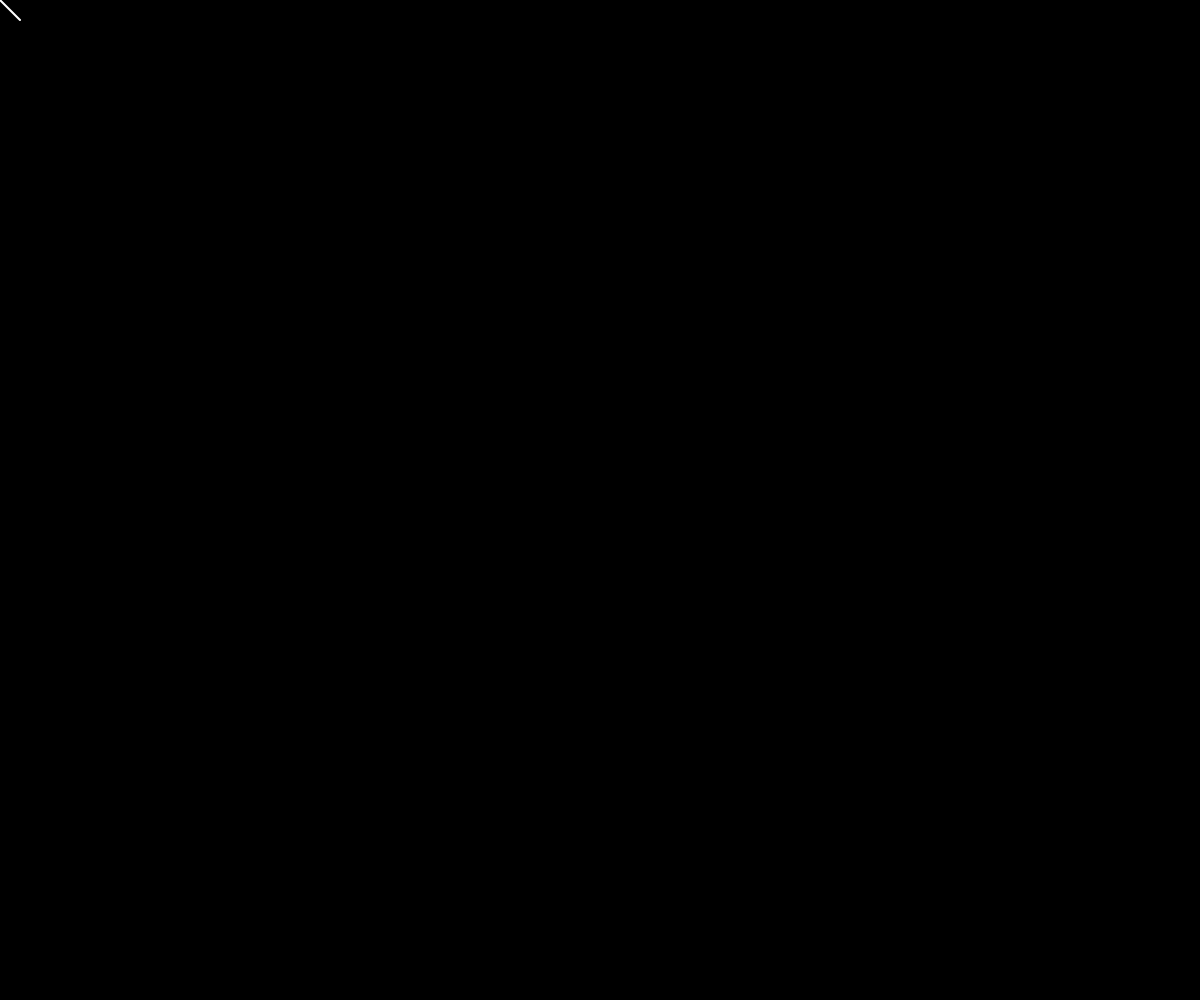
Frame 1 (no input)
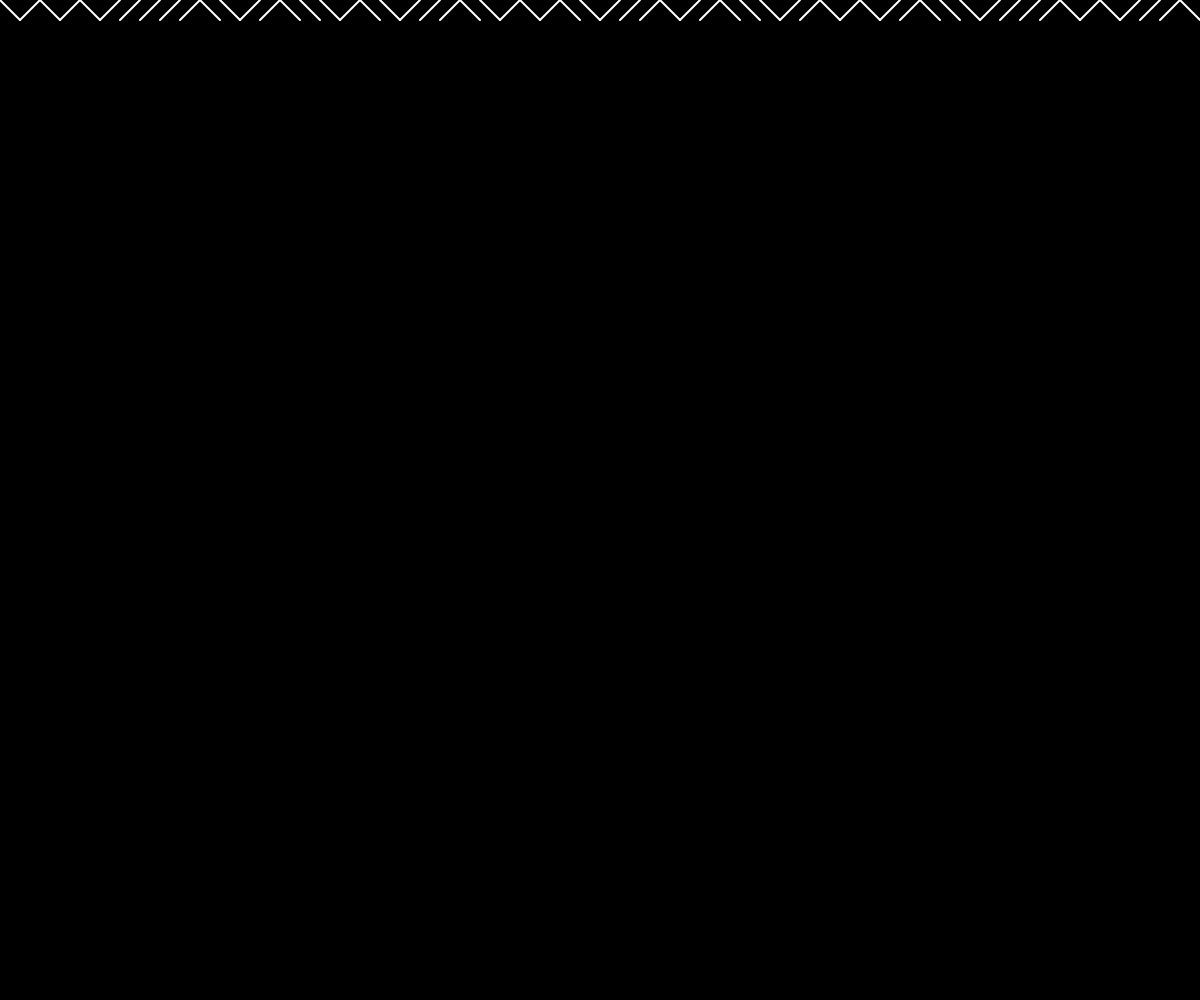
Frame 60 (no input)
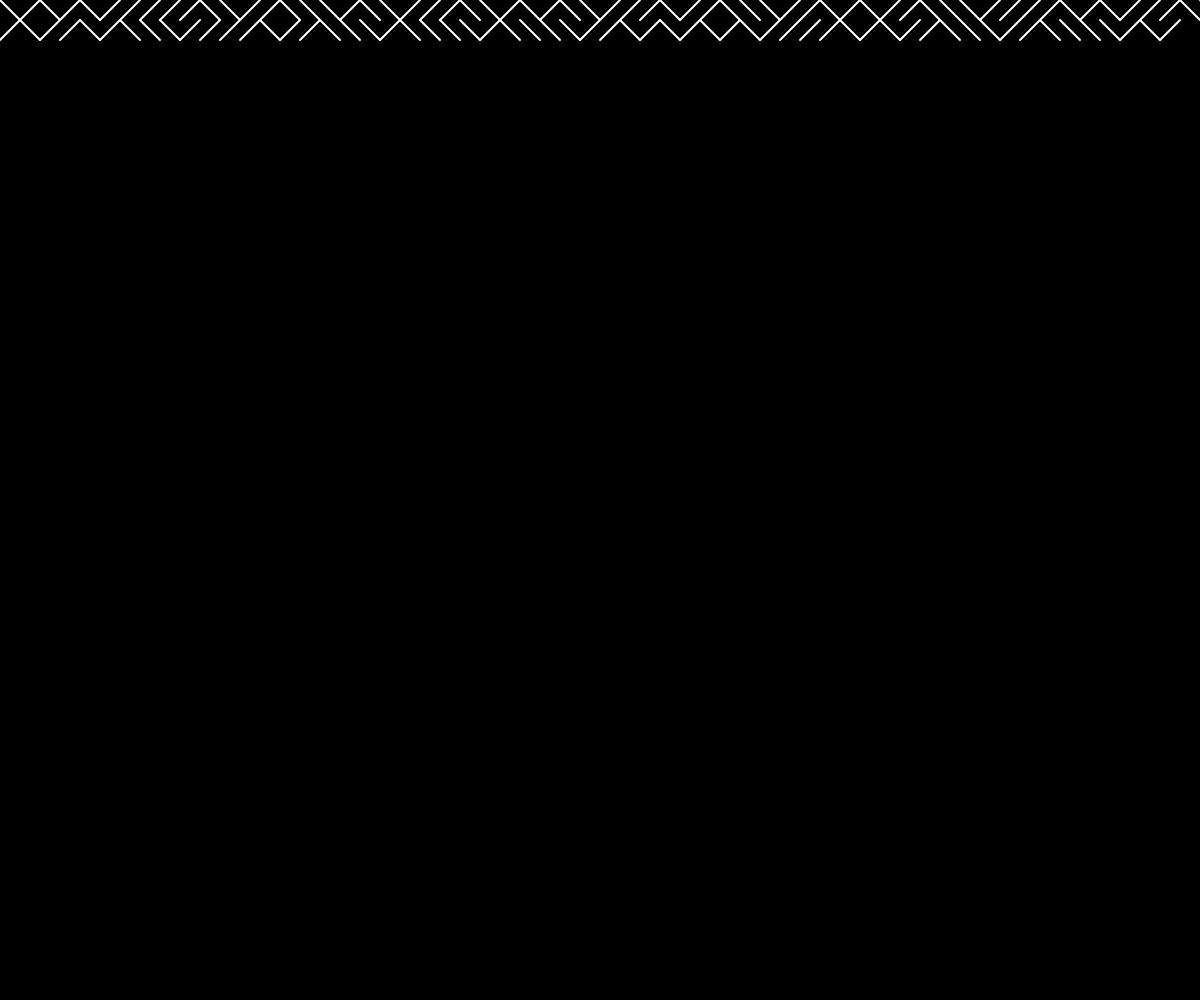
Frame 120 (the mouse pressed at the canvas centre since frame 60)

The p5.js sketch that drew these frames (run headless with seeded random() and noise() and a simulated clock; from frame 60 on, the mouse is pressed at the canvas centre):

// p5.js sketch
// ── sketch.js
var x=0;
var y=0;
var space = 20;

function setup(){
	createCanvas(windowWidth,windowHeight);
	background(0);
	stroke(255);
	strokeWeight(2);
}

function draw(){
	if(y<height){
		if(random() < 0.5){
			line(x,y+space,x+space,y);
			x+=space;
			if(x>width){
				y+=space;
				x=0;
			}
		}else{
			line(x,y,x+space,y+space);
			x+=space;
			if(x>width){
				y+=space;
				x=0;
			}
		}
	}
}
